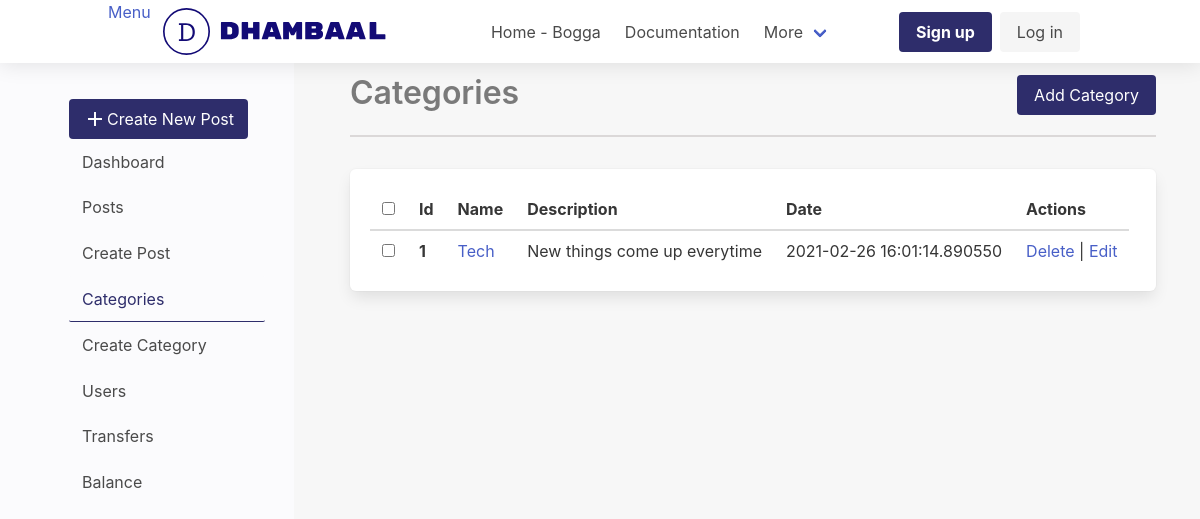
Page /dashboard/categories on the earlier database version.
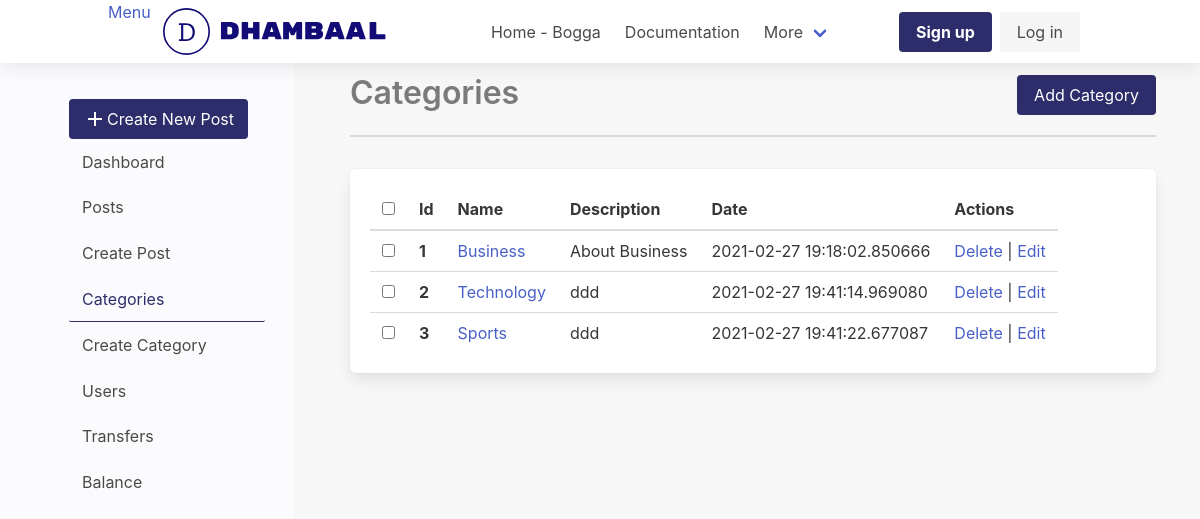
Same page on the later database version.
### app/dashboard/models/category.py (models this page shows, shortened)
@dataclass
class Category(db.Model):
    __name__ = "category"
    id: int = db.Column(db.Integer, nullable=False, primary_key=True)
    name: str = db.Column(db.String(80), nullable=False, unique=True)
    description: str = db.Column(db.Text)
    created_at: datetime = db.Column(
        db.DateTime, nullable=False, default=datetime.utcnow)
    modified_at: datetime = db.Column(
        db.DateTime, nullable=False, default=datetime.utcnow, onupdate=datetime.utcnow)

### app/dashboard/dashboard.py (the view)
@dashboard_bp.route('/categories')
def get_categories():
    categories = Category.query.all()
    return render_template("categories/list.html", categories=categories)

### app/dashboard/templates/categories/list.html
{% extends 'layout/base.html'%} {%block content%} {% from "macro.html" import
section_heading %}
{{section_heading(title="Categories",link="dashboard.create_category",btn_text="Add
Category")}}
{%if not categories %}
  <div class="box">
    <p>No Categories yet</p>
  </div>
{%else%}
<table class="table box">
  <thead>
    <tr>
      <th><input type="checkbox" /></th>
      <th>Id</th>
      <th>Name</th>
      <th>Description</th>
      <th>Date</th>
      <th>Actions</th>
    </tr>
  </thead>
  <tbody>
    {% for category in categories %}
    <tr>
      <th><input type="checkbox" /></th>
      <th>{{ category.id }}</th>
      <td><a href="#">{{ category.name }}</a></td>
      <td>{{ category.description }}</td>
      <td>{{ category.created_at}}</td>
      <td>
        <a href="{{url_for('dashboard.delete_category',id=category.id)}}" onclick="confirm('Are you sure?')">Delete</a> |
        <a href="{{url_for('dashboard.update_category',id=category.id)}}">Edit</a>
      </td>
    </tr>
    {%endfor%}
  </tbody>
</table>
{%endif%}
{%endblock content%}

### app/dashboard/templates/layout/base.html (shortened to what this page needs)
<!DOCTYPE html>
<html lang="en">
<head>
    {% block head %}
    <link rel="stylesheet" href="https://cdn.jsdelivr.net/npm/bulma@0.9.1/css/bulma.min.css">
 <link
    rel="stylesheet"
    href="{{url_for('site.static',filename='css/main.css')}}"/>
    {% endblock %}
</head>
<body>
    {% block header %}
         {% include "layout/header.html" %}
    {% endblock %}
    <div class="columns">
        <div class="column is-one-quarter dashboard-side" id="hide-sidebar">
                    <div class="container">
                        {%include 'layout/side.html'%}
                    </div>
                </div>
                <div class="column dashboard-content">
                {% block content %}{% endblock content%}
                </div>
         </div>
</body>
</html>

### app/dashboard/templates/layout/header.html (shortened to what this page needs)
<nav class="navbar" role="navigation" aria-label="main navigation">
  <div class="container">
    <div class="navbar-brand">
      <a id="sidebar-hide">Menu</a>
      <a class="navbar-item" href="{{url_for('dashboard.index')}}">
      </a>
    </div>
    <div id="nav-links" class="navbar-menu">
      <div class="navbar-start">
        <a class="navbar-item"> Home - Bogga </a>
        <a class="navbar-item"> Documentation </a>
        <div class="navbar-item has-dropdown is-hoverable">
          <a class="navbar-link"> More </a>
        </div>
      </div>
      <div class="navbar-end">
        <div class="navbar-item">
          <div class="buttons">
            <a class="button is-primary" href="#">
              <strong>Sign up</strong>
            </a>
            <a class="button is-light" href="#"> Log in </a>
          </div>
        </div>
      </div>
    </div>
  </div>
</nav>

### app/dashboard/templates/layout/side.html
<aside class="menu" id="side-menu">
  <a class="button is-primary" href="{{url_for('dashboard.create_post')}}">
    <i class="material-icons">add</i>Create New Post
  </a>
  <ul class="menu-list">
    <li>
      <a href="{{url_for('dashboard.index')}}" class="is-active">Dashboard</a>
    </li>
  </ul>
  <ul class="menu-list">
    <li>
      <a href="{{url_for('dashboard.get_posts')}}">Posts</a>
    </li>
    <li><a href="{{url_for('dashboard.create_post')}}">Create Post</a></li>
  </ul>
  <ul class="menu-list">
    <li><a href="{{url_for('dashboard.get_categories')}}">Categories</a></li>
    <li>
      <a href="{{url_for('dashboard.create_category')}}">Create Category</a>
    </li>
  </ul>
  <ul class="menu-list">
    <li><a href="{{url_for('dashboard.create_user')}}">Users</a></li>
    <li><a>Transfers</a></li>
    <li><a>Balance</a></li>
  </ul>
</aside>

### app/dashboard/templates/macro.html (shortened to what this page needs)
{% macro section_heading(title="Section
Title",link="dashboard.posts",btn_text="Add") %}
<div class="section-heading">
  <h1 class="title is-3 has-text-grey">{{title}}</h1>
  <a class="button is-primary left" href="{{url_for(link)}}">{{btn_text}}</a>
</div>
{% endmacro %}

### app/site/static/css/main.css (style rules this page uses)
* { margin:0; box-sizing: border-box; }
.container { width:85%; }
.navbar { box-shadow: 0 2px 20px rgba(0, 0, 0, 0.1); }
.navbar-brand { margin-right: 5rem; }
.dashboard-side { background:#FBFBFD; padding-left: 4rem; padding-top: 3rem; }
.dashboard-side a { padding: .8rem; }
.menu-list a.is-active { background:#FBFBFD; color: #2e2d6b; border-bottom: 1.9px solid #2e2d6b; }
.button.is-primary { background-color: #2e2d6b; border-color: transparent; color: #fff; }
.dashboard-content { background:#f7f7f7; padding: 1.5rem 3.5rem; min-height: 93vh; margin:auto; }
.section-heading { display:flex; border-bottom: 2px solid rgb(219, 216, 216); margin-bottom: 2rem; justify-content: space-between; }

Differences in the rows shown:
changed Category id 1: name "Tech" → "Business"; description "New things come up everytime" → "About Business"; created_at "2021-02-26 16:01:14.890550" → "2021-02-27 19:18:02.850666"
added Category: id "2", name "Technology", description "ddd", created_at "2021-02-27 19:41:14.969080"
added Category: id "3", name "Sports", description "ddd", created_at "2021-02-27 19:41:22.677087"
